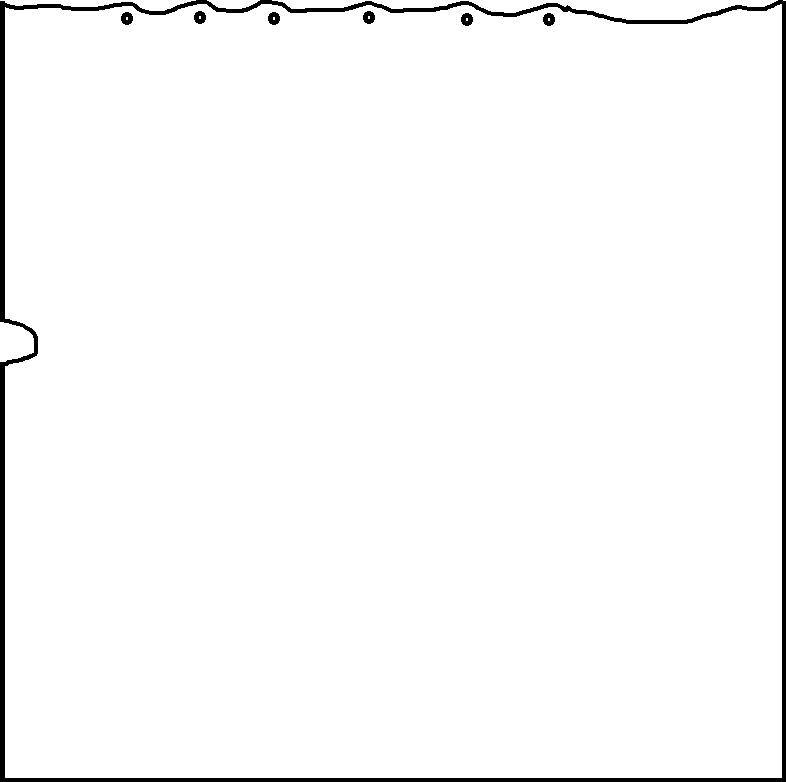
#> input picture Simulation_City/map_for_scenes/map_boundary.jpg, 786 x 782 px
$ python generate_scene.py
#> lines starting #> are read from the running program, lines starting #| are printed output that depends on the picture; after the words box and inside, x2 and y2 are one past the last pixel; in counts of white or black regions, pixels touching at a corner belong together
import cv2
import numpy as np
import pickle
import matplotlib.pyplot as plt
from random import random, randint
import shapely
from shapely.geometry import Polygon, Point, mapping

def generate_random_lidar_point(boundary_dict, polygon_list):
    bool_within_boundary = False
    bool_object_intersect = True
    polygon_boundary = Polygon(boundary_dict["polygon"])
    while not bool_within_boundary or bool_object_intersect:
        xc = randint(0, boundary_dict["image_size"][0])
        yc = randint(0, boundary_dict["image_size"][1])
        theta = 0.0 + random() * 360.0
        pt = Point(xc, yc)
        bool_within_boundary = polygon_boundary.contains(pt)
        if bool_within_boundary:
            bool_object_intersect = False
            for i in range(len(polygon_list)):
                bool_object_intersect = polygon_list[i].contains(pt)
                if bool_object_intersect:
                    break
    return xc, yc, theta


def lidar_sense_scene(img_scene, pt_lidar, lidar_max_range, pose_angle, angle_lim_minus, angle_lim_plus, angle_inc, map_img_scale, pred_img_scale, max_error, clr=(0, 0, 255)):
    lidar_points = []
    scene_lidar_points = []
    img_scene[img_scene >= 200] = 255
    img_scene[img_scene < 200] = 0
    img_scene_lidar = img_scene.copy()
    img_scene_lidar = cv2.circle(img_scene_lidar, (pt_lidar[0], pt_lidar[1]), radius=8, color=(255, 0, 0), thickness=-1)
    x_lim = img_scene.shape[0]
    y_lim = img_scene.shape[1]
    max_range = min(int((x_lim + y_lim) / 2), lidar_max_range)
    size_pred_img = (416, 416, 3)
    img_ego_lidar = np.zeros(size_pred_img, dtype='uint8')
    for angle in np.linspace((pose_angle - angle_lim_minus), (pose_angle + angle_lim_plus), int((angle_lim_plus+angle_lim_minus)/angle_inc), False):
        x_max, y_max = (pt_lidar[0] + max_range * np.cos(angle), pt_lidar[1] + max_range * np.sin(angle))
        for i in range(1000):
            breaker = False
            u = i / 1000
            x_check = int(x_max * u + pt_lidar[0] * (1 - u))
            y_check = int(y_max * u + pt_lidar[1] * (1 - u))
            if 0 < x_check < x_lim and 0 < y_check < y_lim:
                color = img_scene[y_check, x_check, :]
                if (color[0], color[1], color[2]) == (0, 0, 0):
                    error = np.random.uniform(-max_error, max_error) * map_img_scale[0]
                    scene_lidar_points.append([x_check, y_check])
                    lidar_point = [int(x_check - pt_lidar[0] + error*np.cos(angle)),
                                         int(y_check - pt_lidar[1] + error*np.sin(angle))]
                    lidar_points.append(lidar_point)
                    img_scene_lidar = cv2.circle(img_scene_lidar, (int(x_check + error*np.cos(angle)), int(y_check + error*np.sin(angle))), radius=3, color=clr, thickness=-1)
                    # img_scene_lidar[y_check, x_check] = clr
                    breaker = True
                    break
            if breaker:
                break

    img_scene_lidar = cv2.circle(img_scene_lidar, (pt_lidar[0], pt_lidar[1]), radius=int(max_range), color=(0, 255, 0), thickness=2)
    img_scene_lidar = cv2.line(img_scene_lidar, (pt_lidar[0], pt_lidar[1]),
                               (int(pt_lidar[0]+(np.cos(pose_angle-angle_lim_minus))*max_range),
                                int(pt_lidar[1]+(np.sin(pose_angle-angle_lim_minus))*max_range)),
                               (255, 0, 0), 3)
    img_scene_lidar = cv2.line(img_scene_lidar, (pt_lidar[0], pt_lidar[1]),
                               (int(pt_lidar[0] + (np.cos(pose_angle + angle_lim_plus))*max_range),
                                int(pt_lidar[1] + (np.sin(pose_angle + angle_lim_plus))*max_range)),
                               (255, 0, 0), 3)

    theta = -pose_angle - np.pi/2
    for pt in lidar_points:
        x = pt[0] * (pred_img_scale[0] / map_img_scale[0])
        y = pt[1] * (pred_img_scale[1] / map_img_scale[1])

        pt[0] = int(x * np.cos(theta) - y * np.sin(theta) + size_pred_img[0] / 2)
        pt[1] = int(x * np.sin(theta) + y * np.cos(theta) + size_pred_img[1] / 2)

        img_ego_lidar[pt[1], pt[0], :] = (0, 0, 255)

    return img_scene_lidar, img_ego_lidar, scene_lidar_points


def generate_random_position(boundary_dict, object_dict, polygon_list):
    bool_within_boundary = False
    bool_object_intersect = True
    while not bool_within_boundary or bool_object_intersect:
        polygon_boundary = Polygon(boundary_dict["polygon"])
        polygon_current_object = Polygon(object_dict["polygon"])

        xc = randint(0, boundary_dict["image_size"][0])
        yc = randint(0, boundary_dict["image_size"][1])
        theta = 0.0 + random() * 360.0
        pose = [xc, yc, theta]

        rotated_polygon = shapely.affinity.rotate(polygon_current_object, theta, origin='center', use_radians=False)
        transformed_polygon = shapely.affinity.translate(rotated_polygon, xoff=xc - object_dict["center_coords"][0], yoff=yc - object_dict["center_coords"][1])


        bool_within_boundary = polygon_boundary.contains(transformed_polygon)

        if bool_within_boundary:
            bool_object_intersect = False
            for i in range(len(polygon_list)):
                bool_object_intersect = polygon_list[i].intersects(transformed_polygon)
                if bool_object_intersect:
                    break


    polygon_detail = transformed_polygon

    x1, y1 = polygon_boundary.exterior.xy
    x2, y2 = transformed_polygon.exterior.xy
    plt.plot(x1, y1, c="blue")
    plt.plot(x2, y2, c="red")
    plt.gca().set_aspect('equal', adjustable='box')

    return pose, polygon_detail


if __name__ == "__main__":

    # User choices --> Training data generation
    total_num_images = 2
    total_objects = 4

    # File path details
    data_directory = r"D:\Local_PDEng_ASD\TruckLab_LOCAL\codes_LOCAL\TruckLab_Simulation\GENERATED_DATA"
    # save_as_directory = r"D:\Local_PDEng_ASD\TruckLab_LOCAL\codes_LOCAL\CODES_TruckLab\TensorFlow-2.x-YOLOv3\trucklab_synthetic_data"
    save_as_directory = r"D:\Local_PDEng_ASD\TruckLab_LOCAL\codes_LOCAL\TruckLab_Simulation\GENERATED_DATA"

    data_type = r"\Dataset_train"
    # data_type = r"\Dataset_test"


    # Map and Prediction image properties
    map_img_size = [800, 800, 3]
    map_width = 7  # m
    map_depth = 7  # m
    map_img_scale_x = map_img_size[0] / map_width
    map_img_scale_y = map_img_size[1] / map_depth
    map_img_scale = [map_img_scale_x, map_img_scale_y]


    pred_img_size = [416, 416, 3]
    pred_map_width = 3.5 *2  # m
    pred_map_depth = 3.5 *2  # m
    pred_img_scale_x = pred_img_size[0] / pred_map_width
    pred_img_scale_y = pred_img_size[1] / pred_map_depth
    pred_img_scale = [pred_img_scale_x, pred_img_scale_y]

    # LiDAR properties
    lidar_max_range = 3.5 * map_img_scale[0]  # m
    angle_lim_minus = 180 * np.pi / 180
    angle_lim_plus = 180 * np.pi / 180
    angle_inc = 0.017501922
    max_error = 0.02  # m

    # Boundary --> Initialization
    img_boundary_path = r"map_for_scenes/map_boundary.jpg"
    details_boundary_path = r"map_for_scenes/map_details_boundary.csv"
    img_boundary = cv2.imread(img_boundary_path)
#> img_boundary is the input picture: shape (782, 786, 3); min 0, max 255, mean 249.1
    img_boundary = cv2.cvtColor(img_boundary, cv2.COLOR_BGR2RGB)
    with open(details_boundary_path, 'rb') as f:
#> (reads Simulation_City/map_for_scenes/map_details_boundary.csv from the repository)
        data = f.read()
    details_boundary = pickle.loads(data)

    details_objects = []
    img_objects = []

    # Objects --> Initialization

    # Tractor
    img_object_path = r"map_for_scenes/map_tractor.jpg"
    details_object_path = r"map_for_scenes/map_details_tractor.csv"
    img_object = cv2.imread(img_object_path)
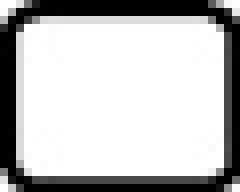
#> input picture Simulation_City/map_for_scenes/map_tractor.jpg, 30 x 24 px (shown 8 times larger)
#> img_object is the input picture: shape (24, 30, 3); min 0, max 255, mean 189.7
    img_object = cv2.cvtColor(img_object, cv2.COLOR_BGR2RGB)
    img_objects.append(img_object)
    with open(details_object_path, 'rb') as f:
#> (reads Simulation_City/map_for_scenes/map_details_tractor.csv from the repository)
        data = f.read()
    details_objects.append(pickle.loads(data))

    # Trailer
    img_object_path = r"map_for_scenes/map_trailer.jpg"
    details_object_path = r"map_for_scenes/map_details_trailer.csv"
    img_object = cv2.imread(img_object_path)
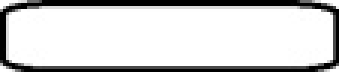
#> input picture Simulation_City/map_for_scenes/map_trailer.jpg, 113 x 24 px (shown 3 times larger)
#> img_object is the input picture: shape (24, 113, 3); min 0, max 255, mean 207.7
    img_object = cv2.cvtColor(img_object, cv2.COLOR_BGR2RGB)
    img_objects.append(img_object)
    with open(details_object_path, 'rb') as f:
#> (reads Simulation_City/map_for_scenes/map_details_trailer.csv from the repository)
        data = f.read()
    details_objects.append(pickle.loads(data))

    total_labels = []
    labels = ""

    for img_num in range(1, total_num_images + 1):
        print(img_num)
        # Fixing image paths
        img_path = data_directory + data_type + f"\{img_num:06}" + ".jpg"
        img_path_saveas = save_as_directory + data_type + f"\{img_num:06}" + ".jpg"

        polygon_list = []
        object_num_list = []
        img_scene = img_boundary.copy()
        num_objects_in_scene = randint(0, total_objects)


        for i in range(num_objects_in_scene):
            object_num = randint(0, 1)
            pose, polygon_detail = generate_random_position(details_boundary, details_objects[object_num], polygon_list)
            polygon_list.append(polygon_detail)
            object_num_list.append(object_num)

            M = np.float32([[1, 0, pose[0]-details_objects[object_num]["center_coords"][0]], [0, 1, pose[1]-details_objects[object_num]["center_coords"][1]]])
            img_shifted = cv2.warpAffine(img_objects[object_num].copy(), M, (img_boundary.shape[1], img_boundary.shape[0]), flags=cv2.INTER_LANCZOS4, borderValue=(255, 255, 255))
            center_of_rot = (pose[0], pose[1])
            M = cv2.getRotationMatrix2D(center_of_rot, -pose[2], 1.0)
            img_transformed = cv2.warpAffine(img_shifted, M, (img_boundary.shape[1], img_boundary.shape[0]), flags=cv2.INTER_LANCZOS4, borderValue=(255, 255, 255))

            img_scene[img_transformed <= 200] = 0


        pose_lidar = generate_random_lidar_point(details_boundary, polygon_list)
        pt_lidar = pose_lidar[0], pose_lidar[1]
        pose_angle = pose_lidar[2] * np.pi/180
        img_scene_lidar, img_ego_lidar, scene_lidar_points = lidar_sense_scene(img_scene, pt_lidar, lidar_max_range, pose_angle,
                                                           angle_lim_minus, angle_lim_plus, angle_inc,
                                                           map_img_scale, pred_img_scale, max_error, clr=(0, 0, 255))

        polygon_activation_indices = []
        for pnt in scene_lidar_points:
            pt = Point(pnt[0], pnt[1])
            for i in range(len(polygon_list)):
                if polygon_list[i].contains(pt):
                    polygon_activation_indices.append(i)
        polygon_activation_indices = list(set(polygon_activation_indices))
        print(polygon_activation_indices)


        labels_str = str(img_path_saveas) + str(" ")
        for i in polygon_activation_indices:
            poly_mapped = mapping(polygon_list[i])
            poly_coordinates = poly_mapped["coordinates"][0]

            x_vals = [row[0] for row in poly_coordinates]
            y_vals = [row[1] for row in poly_coordinates]

            x_scaled = [(val - pose_lidar[0]) * (pred_img_scale[0] / map_img_scale[0]) for val in x_vals]
            y_scaled = [(val - pose_lidar[1]) * (pred_img_scale[1] / map_img_scale[1]) for val in y_vals]

            x_vals_lidar = []
            y_vals_lidar = []
            theta = -pose_angle - np.pi / 2
            for j in range(len(x_scaled)):
                x_vals_lidar.append(x_scaled[j] * np.cos(theta) - y_scaled[j] * np.sin(theta) + pred_img_size[0] / 2)
                y_vals_lidar.append(x_scaled[j] * np.sin(theta) + y_scaled[j] * np.cos(theta) + pred_img_size[1] / 2)

            min_x = int(min(x_vals_lidar))
            min_y = int(min(y_vals_lidar))
            max_x = int(max(x_vals_lidar))
            max_y = int(max(y_vals_lidar))

            label = [min_x, min_y, max_x, max_y, object_num_list[i]]
            labels = labels + str(label).strip("[]").replace(" ", "") + str(" ")

        labels_str = labels_str + labels
        total_labels.append(labels_str)
        labels = ""

        cv2.imwrite(img_path, img_ego_lidar)


        cv2.imshow("image", img_scene)
        cv2.imwrite("scenes_generated/image.jpg", img_scene)
        # plt.show()
        # cv2.waitKey(0)

        cv2.imshow("lidar points", img_scene_lidar)
        cv2.imshow("Lidar ego", img_ego_lidar)
        cv2.waitKey(0)
#> this loop made 2 passes
#> pass 1, in lidar_sense_scene, `img_scene_lidar = img_scene.copy()`:
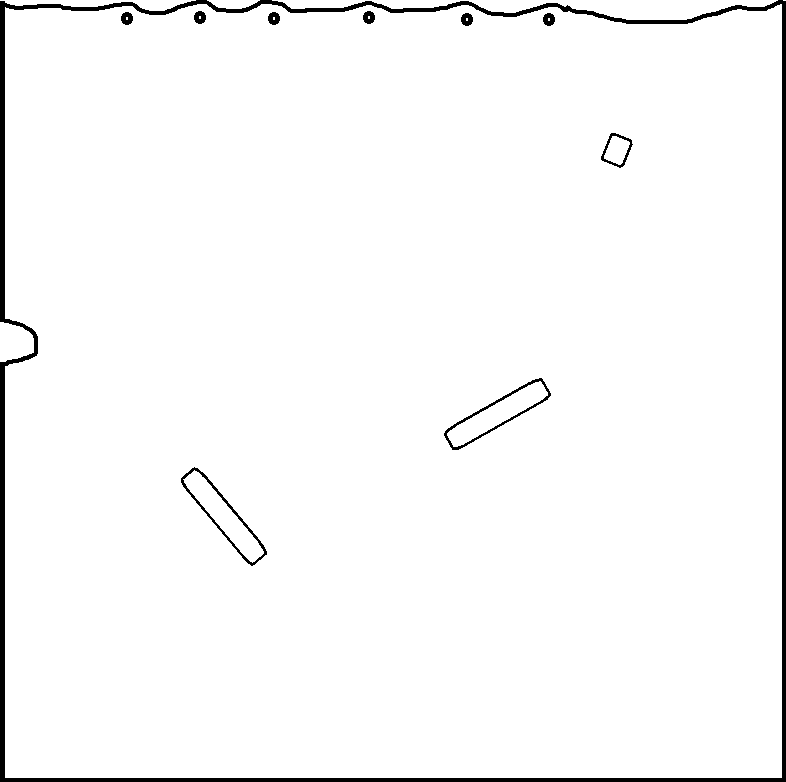
#> img_scene_lidar: shape (782, 786, 3); 97.4% white; 10 black regions, largest, box (x1, y1, x2, y2) and area: (0, 0, 786, 782) 13555, (444, 378, 551, 450) 655, (181, 467, 267, 566) 654
#> pass 1, in lidar_sense_scene, `img_scene_lidar = cv2.line(img_scene_lidar, (pt_lidar[0], pt_lidar[1])..`:
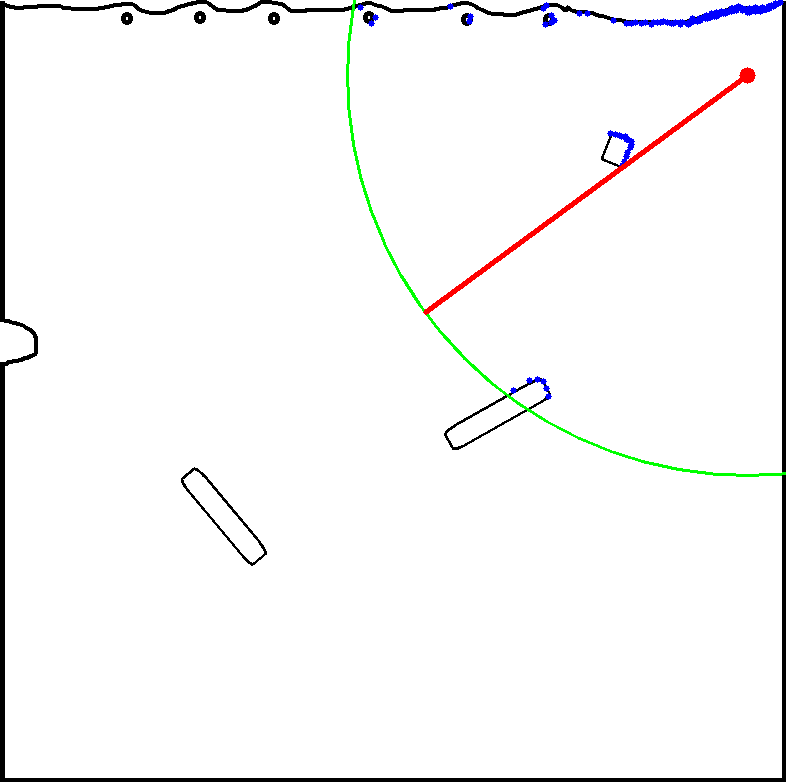
#> img_scene_lidar: shape (782, 786, 3); mean R, G, B 247.2, 247.1, 247.1
#> after the loop:
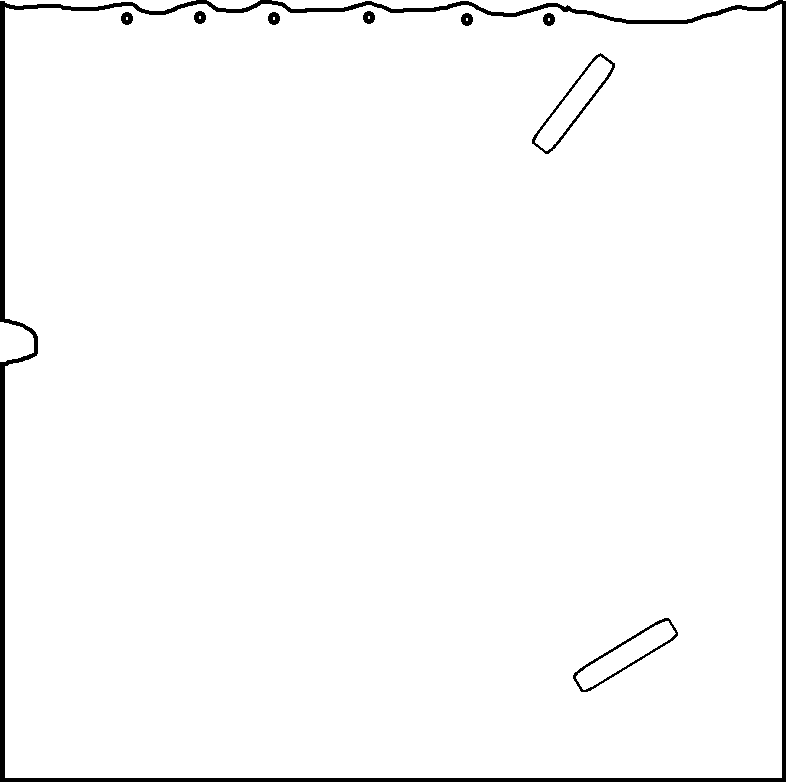
#> img_scene: shape (782, 786, 3); 97.5% white; 9 black regions, largest, box (x1, y1, x2, y2) and area: (0, 0, 786, 782) 13555, (532, 53, 615, 154) 655, (573, 618, 678, 692) 650
#> after the loop:
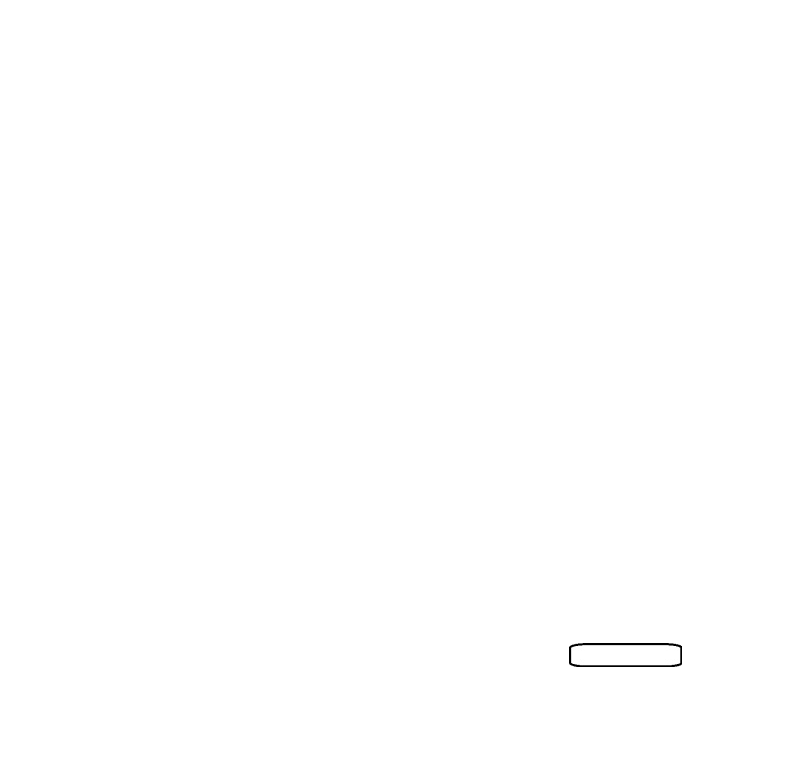
#> img_shifted: shape (782, 786, 3); min 0, max 255, mean 254.8
#> after the loop, total_labels = 2 items


    with open(data_directory + data_type + ".txt", 'w') as f:
        for line in total_labels:
            f.write(line+'\n')
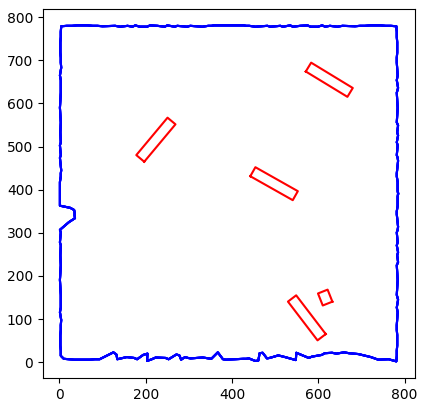
#> figure drawn by matplotlib, 1 panel
